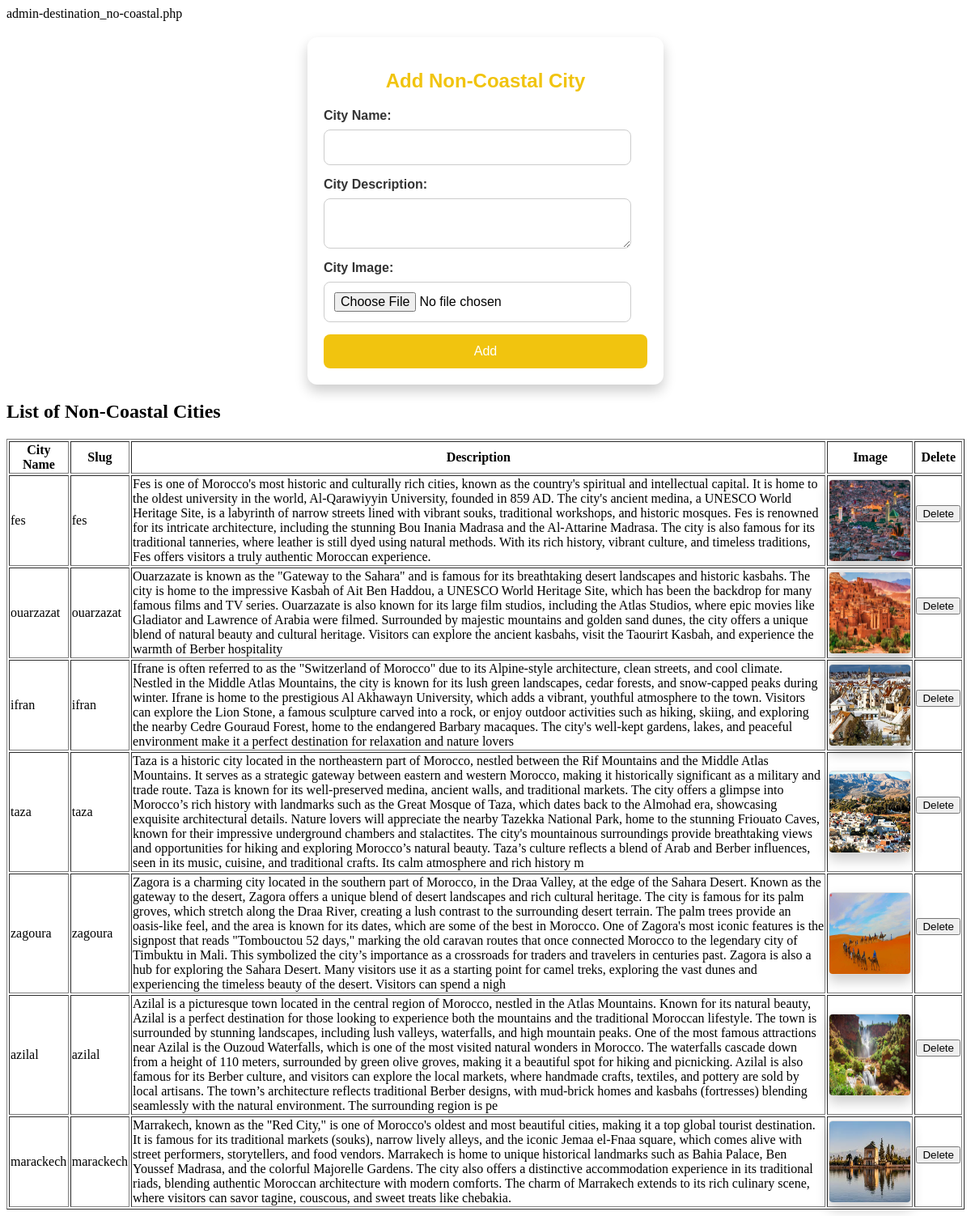
Page /admin_panel/admin-destination_no-coastal.php (signed in) on the committed database.
### tables this page shows
CREATE TABLE `non_coastal_cities` (
  `city_id` int(11) NOT NULL,
  `city_name` varchar(255) NOT NULL,
  `city_slug` varchar(255) NOT NULL,
  `city_image` varchar(255) DEFAULT NULL,
  `city_description` varchar(1000) DEFAULT NULL
);

### admin_panel/admin-destination_no-coastal.php (the view, shortened to what this page needs)
<?php
require '../db.php';
$sql = "SELECT * FROM non_coastal_cities";
$stmt = $pdo->query($sql);
$cities = $stmt->fetchAll(PDO::FETCH_ASSOC);
?>
<!DOCTYPE html>
<html lang="en">
<head>
    <link rel="stylesheet" href="admin.css">
</head>
<body>
    <form action="" method="POST" enctype="multipart/form-data"  class="form-destination">
       <h2>Add Non-Coastal City</h2>
        <label>City Name:</label>
        <input type="text" name="city_name" required><br>
        <label>City Description:</label>
        <textarea name="city_description" required></textarea><br>
        <label>City Image:</label>
        <input type="file" name="city_image" required><br>
        <button type="submit" name="add_city">Add</button>
    </form>
    <h2>List of Non-Coastal Cities</h2>
    <table border="1">
        <tr>
            <th>City Name</th>
            <th>Slug</th>
            <th>Description</th>
            <th>Image</th>
            <th>Delete</th>
        </tr>
        <?php foreach ($cities as $city): ?>
        <tr>
            <td><?= htmlspecialchars($city['city_name']) ?></td>
            <td><?= htmlspecialchars($city['city_slug']) ?></td>
            <td><?= htmlspecialchars($city['city_description']) ?></td>
            <td>
                <img src="<?= $city['city_image'] ?>" alt="<?= htmlspecialchars($city['city_name']) ?>" width="100">
            </td>
            <td>
                <form action="" method="POST">
                    <button type="submit" name="delete_city" onclick="return confirm('Are you sure?')">Delete</button>
                </form>
            </td>
        </tr>
        <?php endforeach; ?>
    </table>
</body>
</html>

### admin_panel/admin.css (style rules this page uses)
:root { --primary-color:#f1c40f; --white-color:white ; --lighte-color: #333; --box-shadow: 0px 8px 16px rgba(0, 0, 0, 0.2); }
img { width: 100px; height: 100px; border-radius: 5px; border: 1px solid #ddd; box-shadow: var(--box-shadow); }

### rows in the picture
non_coastal_cities: city_name "fes", city_slug "fes", city_description "Fes is one of Morocco's most historic and culturally rich cities, known as the country's spiritual and intellectual capital. It is home to the oldest university in the world, Al-Qarawiyyin University, founded in 859 AD. The city's ancient medina, a UNESCO World Heritage Site, is a labyrinth of narrow streets lined with vibrant souks, traditional workshops, and historic mosques. Fes is renowned for its intricate architecture, including the stunning Bou Inania Madrasa and the Al-Attarine Madrasa. The city is also famous for its traditional tanneries, where leather is still dyed using natural methods. With its rich history, vibrant culture, and timeless traditions, Fes offers visitors a truly…", city_image (picture)
non_coastal_cities: city_name "ouarzazat", city_slug "ouarzazat", city_description "Ouarzazate is known as the \"Gateway to the Sahara\" and is famous for its breathtaking desert landscapes and historic kasbahs. The city is home to the impressive Kasbah of Ait Ben Haddou, a UNESCO World Heritage Site, which has been the backdrop for many famous films and TV series. Ouarzazate is also known for its large film studios, including the Atlas Studios, where epic movies like Gladiator and Lawrence of Arabia were filmed. Surrounded by majestic mountains and golden sand dunes, the city offers a unique blend of natural beauty and cultural heritage. Visitors can explore the ancient kasbahs, visit the Taourirt Kasbah, and experience the warmth of Berber hospitality", city_image+city_name (picture)
non_coastal_cities: city_name "ifran", city_slug "ifran", city_description "Ifrane is often referred to as the \"Switzerland of Morocco\" due to its Alpine-style architecture, clean streets, and cool climate. Nestled in the Middle Atlas Mountains, the city is known for its lush green landscapes, cedar forests, and snow-capped peaks during winter. Ifrane is home to the prestigious Al Akhawayn University, which adds a vibrant, youthful atmosphere to the town. Visitors can explore the Lion Stone, a famous sculpture carved into a rock, or enjoy outdoor activities such as hiking, skiing, and exploring the nearby Cedre Gouraud Forest, home to the endangered Barbary macaques. The city's well-kept gardens, lakes, and peaceful environment make it a perfect destination for…", city_image+city_name (picture)
non_coastal_cities: city_name "taza", city_slug "taza", city_description "Taza is a historic city located in the northeastern part of Morocco, nestled between the Rif Mountains and the Middle Atlas Mountains. It serves as a strategic gateway between eastern and western Morocco, making it historically significant as a military and trade route. Taza is known for its well-preserved medina, ancient walls, and traditional markets. The city offers a glimpse into Morocco’s rich history with landmarks such as the Great Mosque of Taza, which dates back to the Almohad era, showcasing exquisite architectural details. Nature lovers will appreciate the nearby Tazekka National Park, home to the stunning Friouato Caves, known for their impressive underground chambers and…", city_image+city_name (picture)
non_coastal_cities: city_name "zagoura", city_slug "zagoura", city_description "Zagora is a charming city located in the southern part of Morocco, in the Draa Valley, at the edge of the Sahara Desert. Known as the gateway to the desert, Zagora offers a unique blend of desert landscapes and rich cultural heritage. The city is famous for its palm groves, which stretch along the Draa River, creating a lush contrast to the surrounding desert terrain. The palm trees provide an oasis-like feel, and the area is known for its dates, which are some of the best in Morocco. One of Zagora's most iconic features is the signpost that reads \"Tombouctou 52 days,\" marking the old caravan routes that once connected Morocco to the legendary city of Timbuktu in Mali. This symbolized the…", city_image+city_name (picture)
non_coastal_cities: city_name "azilal", city_slug "azilal", city_description "Azilal is a picturesque town located in the central region of Morocco, nestled in the Atlas Mountains. Known for its natural beauty, Azilal is a perfect destination for those looking to experience both the mountains and the traditional Moroccan lifestyle. The town is surrounded by stunning landscapes, including lush valleys, waterfalls, and high mountain peaks. One of the most famous attractions near Azilal is the Ouzoud Waterfalls, which is one of the most visited natural wonders in Morocco. The waterfalls cascade down from a height of 110 meters, surrounded by green olive groves, making it a beautiful spot for hiking and picnicking. Azilal is also famous for its Berber culture, and…", city_image+city_name (picture)
non_coastal_cities: city_name "marackech", city_slug "marackech", city_description "Marrakech, known as the \"Red City,\" is one of Morocco's oldest and most beautiful cities, making it a top global tourist destination. It is famous for its traditional markets (souks), narrow lively alleys, and the iconic Jemaa el-Fnaa square, which comes alive with street performers, storytellers, and food vendors. Marrakech is home to unique historical landmarks such as Bahia Palace, Ben Youssef Madrasa, and the colorful Majorelle Gardens. The city also offers a distinctive accommodation experience in its traditional riads, blending authentic Moroccan architecture with modern comforts. The charm of Marrakech extends to its rich culinary scene, where visitors can savor tagine, couscous, and…", city_image (picture)
